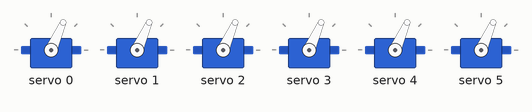
Simulated run of this sketch. Board: Arduino Uno, built with avr-gcc and run on an emulated ATmega328P. Parts: 6 × servo. What the sketch prints to the serial monitor is not drawn.

Above: at 0.05 s.
Timing chart, 0 to 3.0 s (numbered marks = the images above):
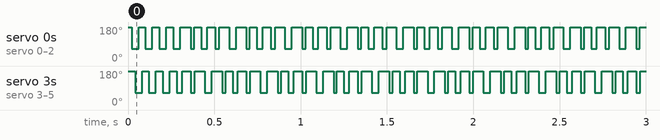

The sketch:

servoTurnSequence.ino
```cpp
#include <Wire.h>
#include <Adafruit_PWMServoDriver.h>

Adafruit_PWMServoDriver drive = Adafruit_PWMServoDriver();

int min = 300;
int max = 600;

void setup(){
  Serial.begin(9600);
  Serial.println("New test");
}

void loop(){
  for(int motor = 0; motor < 6; motor++){
    drive.setPWM(motor, 0, min);
  }
  for(int motor = 0; motor < 6; motor++){
    drive.setPWM(motor, 0, max);
  }
}
```

Measured:
- by itself, servo 0–5: alternates 180° for 0.05 s and 66° for 0.03 s
